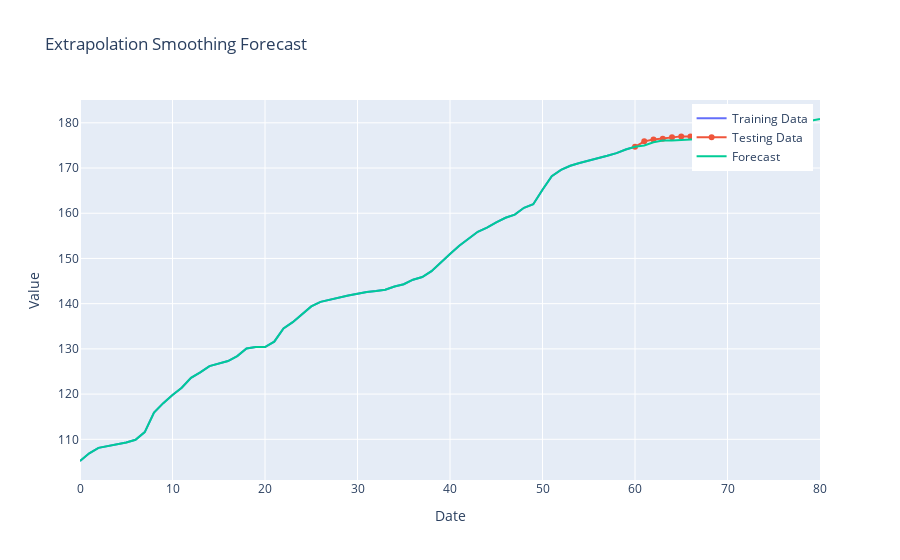

Notebook cell for this chart:
### Code cell
fig = go.Figure()

# Add traces for training data, testing data, and forecast
fig.add_trace(go.Scatter(x=train_data.index, y=train_data['Alcohol_and_tobacco'], name='Training Data'))
fig.add_trace(go.Scatter(x=test_data.index, y=test_data['Alcohol_and_tobacco'], name='Testing Data'))
fig.add_trace(go.Scatter(x=forecast_df.index, y=forecast_df, name='Forecast'))

# Customize the plot
fig.update_layout(
    title='Extrapolation Smoothing Forecast',
    xaxis_title='Date',
    yaxis_title='Value',
    legend=dict(yanchor="top", y=0.99, xanchor="right", x=0.99)
)

# Show the plot
fig.show()

### Figure 1 — Plotly figure (JSON) as saved in the notebook; plotly's stock layout.template omitted (floating-point values rounded to 4 significant figures)
{"data": [{"name": "Training Data", "type": "scatter", "x": [0, 1, 2, 3, 4, 5, 6, 7, 8, 9, 10, 11, 12, 13, 14, 15, 16, 17, 18, 19, 20, 21, 22, 23, 24, 25, 26, 27, 28, 29, 30, 31, 32, 33, 34, 35, 36, 37, 38, 39, 40, 41, 42, 43, 44, 45, 46, 47, 48, 49, 50, 51, 52, 53, 54, 55, 56, 57, 58, 59, 60], "y": [105.2, 106.9, 108.1, 108.5, 108.8, 109.3, 109.9, 111.6, 115.9, 118, 119.8, 121.4, 123.6, 124.8, 126.2, 126.7, 127.3, 128.4, 130.1, 130.4, 130.4, 131.6, 134.5, 135.9, 137.6, 139.4, 140.4, 140.9, 141.4, 141.8, 142.2, 142.6, 142.8, 143.1, 143.8, 144.3, 145.3, 145.9, 147.2, 149.2, 151, 152.8, 154.3, 155.9, 156.8, 158, 159, 159.7, 161.2, 162, 165.2, 168.2, 169.6, 170.5, 171.1, 171.6, 172.2, 172.7, 173.3, 174.1, 174.7]}, {"name": "Testing Data", "type": "scatter", "x": [60, 61, 62, 63, 64, 65, 66, 67, 68], "y": [174.7, 175.9, 176.3, 176.5, 176.8, 177, 177, 177.2, 177.5]}, {"name": "Forecast", "type": "scatter", "x": [0, 1, 2, 3, 4, 5, 6, 7, 8, 9, 10, 11, 12, 13, 14, 15, 16, 17, 18, 19, 20, 21, 22, 23, 24, 25, 26, 27, 28, 29, 30, 31, 32, 33, 34, 35, 36, 37, 38, 39, 40, 41, 42, 43, 44, 45, 46, 47, 48, 49, 50, 51, 52, 53, 54, 55, 56, 57, 58, 59, 60, 61, 62, 63, 64, 65, 66, 67, 68, 69, 70, 71, 72, 73, 74, 75, 76, 77, 78, 79, 80], "y": [105.2, 106.9, 108.1, 108.5, 108.8, 109.3, 109.9, 111.6, 115.9, 118, 119.8, 121.4, 123.6, 124.8, 126.2, 126.7, 127.3, 128.4, 130.1, 130.4, 130.4, 131.6, 134.5, 135.9, 137.6, 139.4, 140.4, 140.9, 141.4, 141.8, 142.2, 142.6, 142.8, 143.1, 143.8, 144.3, 145.3, 145.9, 147.2, 149.2, 151, 152.8, 154.3, 155.9, 156.8, 158, 159, 159.7, 161.2, 162, 165.2, 168.2, 169.6, 170.5, 171.1, 171.6, 172.2, 172.7, 173.3, 174.1, 174.7, 175.0, 175.7, 176.1, 176.1, 176.2, 176.3, 176.4, 176.8, 177.1, 177.8, 178.0, 178.7, 179.0, 179.7, 180.1, 180.1, 180.2, 180.3, 180.4, 180.8]}], "layout": {"legend": {"x": 0.99, "xanchor": "right", "y": 0.99, "yanchor": "top"}, "title": {"text": "Extrapolation Smoothing Forecast"}, "xaxis": {"title": {"text": "Date"}}, "yaxis": {"title": {"text": "Value"}}}}
